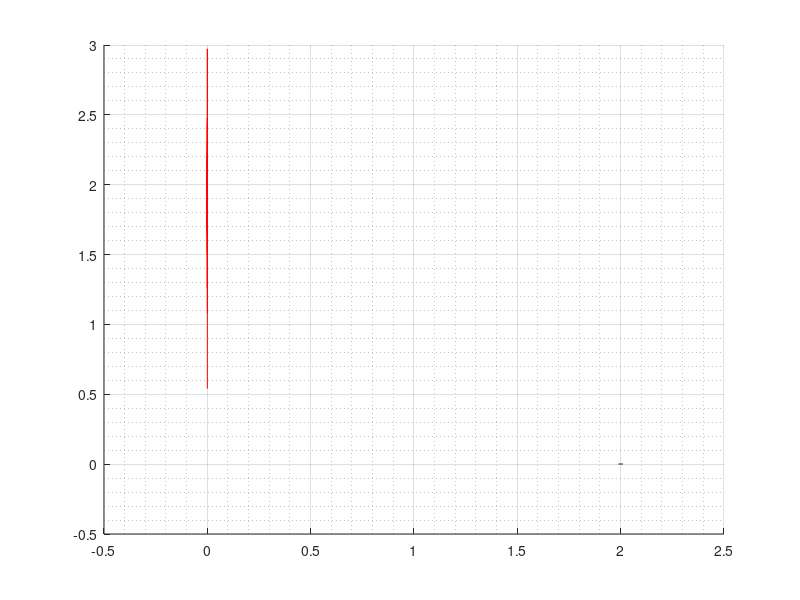

This figure's MATLAB source: (Note: this script raises an error after producing the figure.)
% Aufg 2a
%% a
f1 = @(x) x.^7 - 14 * x.^6 + 84 * x.^5 - 280 * x.^4 + 560 * x.^3 - 672 * x.^2 + 448 * x - 128;
f2 = @(x) (x-2).^7;
d = (2.01 - 1.99) / 501;
x = 1.99:d:2.01;
hold on;
grid on;
grid minor;
plot(x, f1(x), 'r');
plot(x, f2(x), 'g');
% f1 enthält ungenauere y-Werte, da Rundungsfehler und Fortpflanzungsfehler öfter einbezogen werden

% Aufg 2b
%% b
g = @(x) x./ (sin(1 + x) - sin(1));
x = -10^-14:10^-17:10^-14;
plot(x, g(x), 'r');
% Nein, y-Werte springen

% Aufg 2c
%% c
x = -10^-14:10^-17:10^-14;
g2 = @(x) x ./ (2 * cos((2+x) ./ 2) .* sin(x ./ 2));
plot(x, g2(x), 'g');
syms x;
disp(limit(g2(x), 0));
% lim x->0: g2(x) = 1/cos(1) =~ 1.85
% Nenner wird bei g2(0) nicht 0
% y-Werte springen nicht mehr